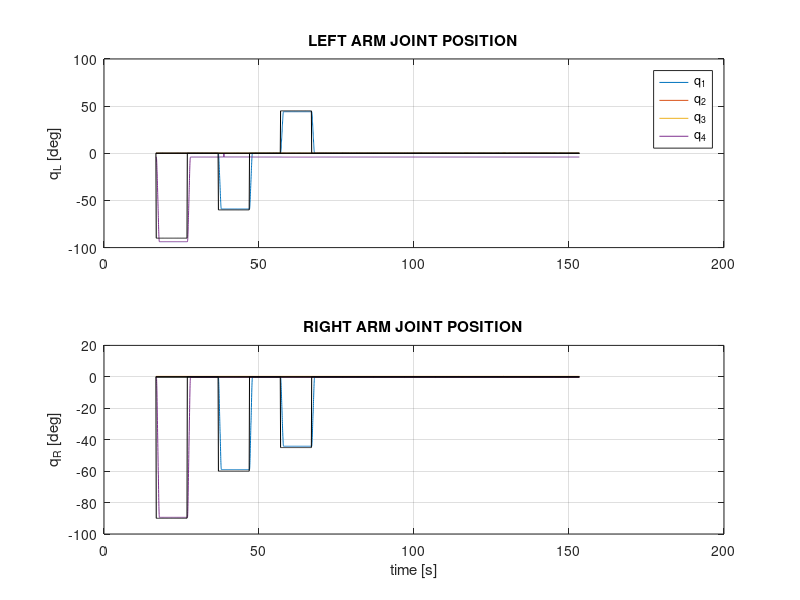
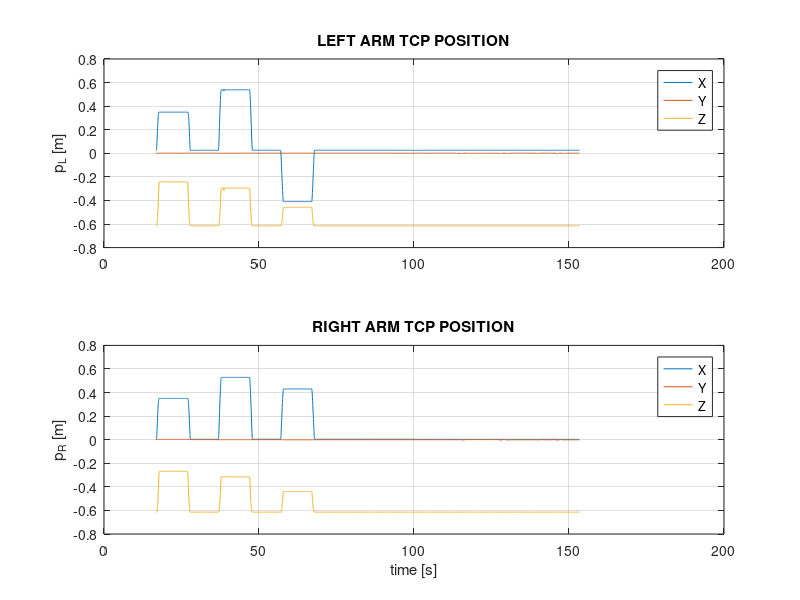
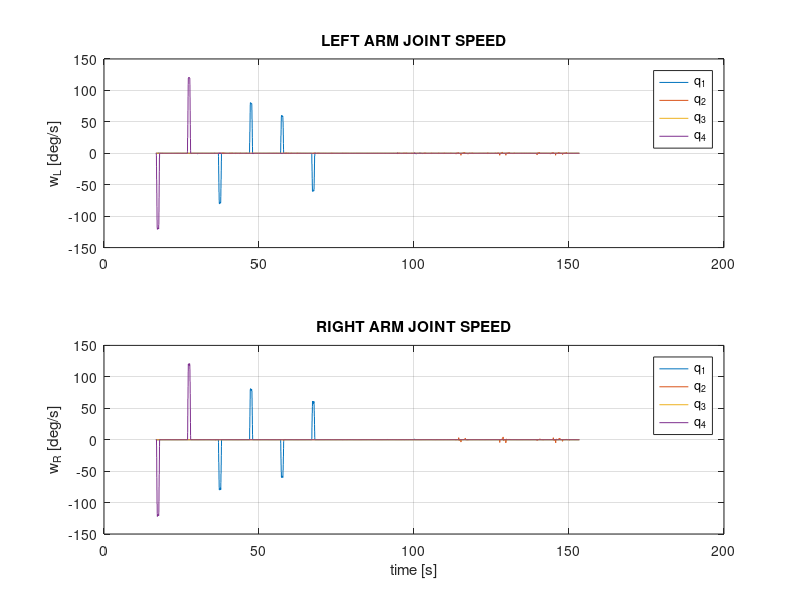
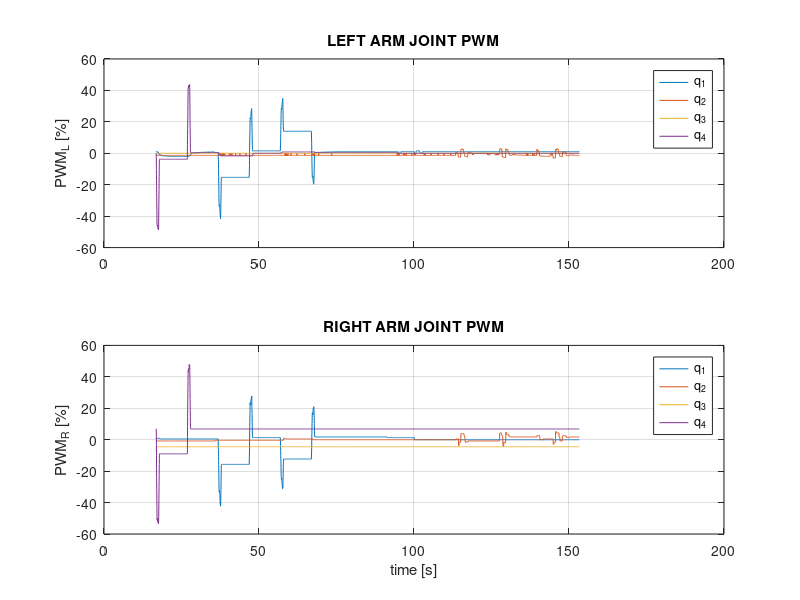

Here is the MATLAB script that generated these plots, in order: (Note: this script raises an error after producing the figures.)
data = load('Log_2022-3-18_14h39m4s_LRM_Identification.txt');

index = 1;

t = data(:,index);
index = index + 1;

qLref = data(:,index:index + 3);
index = index + 4;
qRref = data(:,index:index + 3);
index = index + 4;

qL = 180/pi*data(:,index:index + 3);
index = index + 4;
qR = 180/pi*data(:,index:index + 3);
index = index + 4;

dqLdt = data(:,index:index + 3);
index = index + 4;
dqRdt = data(:,index:index + 3);
index = index + 4;

pwmL = 100*data(:,index:index + 3);
index = index + 4;
pwmR = 100*data(:,index:index + 3);
index = index + 4;

pL = data(:,index:index + 2);
index = index + 3;
pR = data(:,index:index + 2);
index = index + 3;

gripperLState = data(:,index);
index = index + 1;
gripperRState = data(:,index);
index = index + 1;

imuRPY = data(:,index:index + 2);
index = index + 3;
imuAxyz = data(:,index:index + 2);
index = index + 3;
imuGxyz = data(:,index:index + 2);
index = index + 3;

multirotorPosition = data(:,index:index + 2);
index = index + 3;
multirotorQuaternion = data(:,index:index + 3);
index = index + 4;

dualArmPosition = data(:,index:index + 2);
index = index + 3;
dualArmQuaternion = data(:,index:index + 3);
index = index + 4;

powerLinePosition = data(:,index:index + 2);
index = index + 3;
powerLineQuaternion = data(:,index:index + 3);
index = index + 4;


%% PLOT ARMS DATA %%

figure(1)
subplot(2,1,1), plot(t, qL)
hold on
grid on
subplot(2,1,1), plot(t, qLref, 'k')
ylabel('q_L [deg]')
legend('q_1', 'q_2', 'q_3', 'q_4')
title('LEFT ARM JOINT POSITION')
subplot(2,1,2), plot(t, qR)
hold on
grid on
subplot(2,1,2), plot(t, qRref, 'k')
ylabel('q_R [deg]')
title('RIGHT ARM JOINT POSITION')
xlabel('time [s]')

figure(2)
subplot(2,1,1), plot(t, pL)
hold on
grid on
ylabel('p_L [m]')
legend('X', 'Y', 'Z')
title('LEFT ARM TCP POSITION')
subplot(2,1,2), plot(t, pR)
hold on
grid on
ylabel('p_R [m]')
legend('X', 'Y', 'Z')
title('RIGHT ARM TCP POSITION')
xlabel('time [s]')

figure(3)
subplot(2,1,1), plot(t, dqLdt)
hold on
grid on
ylabel('w_L [deg/s]')
legend('q_1', 'q_2', 'q_3', 'q_4')
title('LEFT ARM JOINT SPEED')
subplot(2,1,2), plot(t, dqRdt)
hold on
grid on
ylabel('w_R [deg/s]')
legend('q_1', 'q_2', 'q_3', 'q_4')
title('RIGHT ARM JOINT SPEED')
xlabel('time [s]')

figure(4)
subplot(2,1,1), plot(t, pwmL)
hold on
grid on
ylabel('PWM_L [%]')
legend('q_1', 'q_2', 'q_3', 'q_4')
title('LEFT ARM JOINT PWM')
subplot(2,1,2), plot(t, pwmR)
hold on
grid on
ylabel('PWM_R [%]')
legend('q_1', 'q_2', 'q_3', 'q_4')
title('RIGHT ARM JOINT PWM')
xlabel('time [s]')


%% PLOT IMU DATA %%

figure(5)
for i = 1:length(imuRPY)
     if imuRPY(i,3) < (- 300)
         imuRPY(i,3) = imuRPY(i,3) + 360;
     end
     if imuRPY(i,3) > 200
         imuRPY(i,3) = imuRPY(i,3) - 360; 
     end
     if imuRPY(i,2) < (- 300)
         imuRPY(i,2) = imuRPY(i,2) + 360;
     end
     if imuRPY(i,2) > 300
         imuRPY(i,2) = imuRPY(i,2) - 360; 
     end
     if imuRPY(i,1) < (- 300)
         imuRPY(i,1) = imuRPY(i,1) + 360;
     end
     if imuRPY(i,1) > 300
         imuRPY(i,1) = imuRPY(i,1) - 360; 
     end
end
subplot(3,1,1), plot(t, imuRPY)
hold on
grid on
title('IMU Orientation')
ylabel('orientation [deg]')
v = axis;
v(3) = -30;
v(4) = 30;
axis(v)
legend('Roll', 'Pitch', 'Yaw')
subplot(3,1,2), plot(t, imuAxyz)
hold on
grid on
title('IMU Acceleration')
ylabel('accel [m/s^2]')
v = axis;
v(3) = -2;
v(4) = 2;
axis(v)
legend('A_x', 'A_y', 'A_z')
subplot(3,1,3), plot(t, imuGxyz)
v = axis;
v(3) = -50;
v(4) = 50;
axis(v)
hold on
grid on
title('IMU Angular Speed')
ylabel('gyro [deg/s]')
legend('G_x', 'G_y', 'G_z')
xlabel('time [s]')


%% PLOT OPTI-TRACK DATA %%

figure(6)
subplot(2,1,1), plot(t, multirotorPosition)
hold on
grid on
title('MULTIROTOR POSITION')
ylabel('position [m]')
legend('X', 'Y', 'Z')
a = 180/pi*quat2eul(multirotorQuaternion(:,1:4), 'ZYX');
a(:,1:2) = a(:,1:2) * (-1);
for i = 1:length(a)
     if a(i,1) < 0
         a(i,1) = a(i,1) + 180;
     else
         a(i,1) = a(i,1) - 180;
     end
end
subplot(2,1,2), plot(t, a)
grid on
ylabel('orientation [deg]')
legend('X', 'Y', 'Z')
xlabel('time [s]')

figure(7)
subplot(2,1,1), plot(t, dualArmPosition - dualArmPosition(1,1:3))
hold on
grid on
title('DUAL ARM POSITION DEVIATION')
ylabel('position [m]')
legend('X', 'Y', 'Z')
a = 180/pi*quat2eul(dualArmQuaternion(:,1:4), 'ZYX');
a(:,1:2) = a(:,1:2) * (-1);
for i = 1:length(a)
     if a(i,1) < 0
         a(i,1) = a(i,1) + 180;
     else
         a(i,1) = a(i,1) - 180;
     end
end
subplot(2,1,2), plot(t, a)
grid on
ylabel('orientation [deg]')
legend('X', 'Y', 'Z')
xlabel('time [s]')

% figure(8)
% subplot(2,1,1), plot(t, powerLinePosition)
% hold on
% grid on
% title('POWER LINE POSITION')
% legend('X', 'Y', 'Z')
% subplot(2,1,2), plot(t, 180/pi*quat2eul(powerLineQuaternion(:,1:4), 'XYZ'))
% ylabel('orientation [deg]')
% legend('X', 'Y', 'Z')
% xlabel('time [s]')
